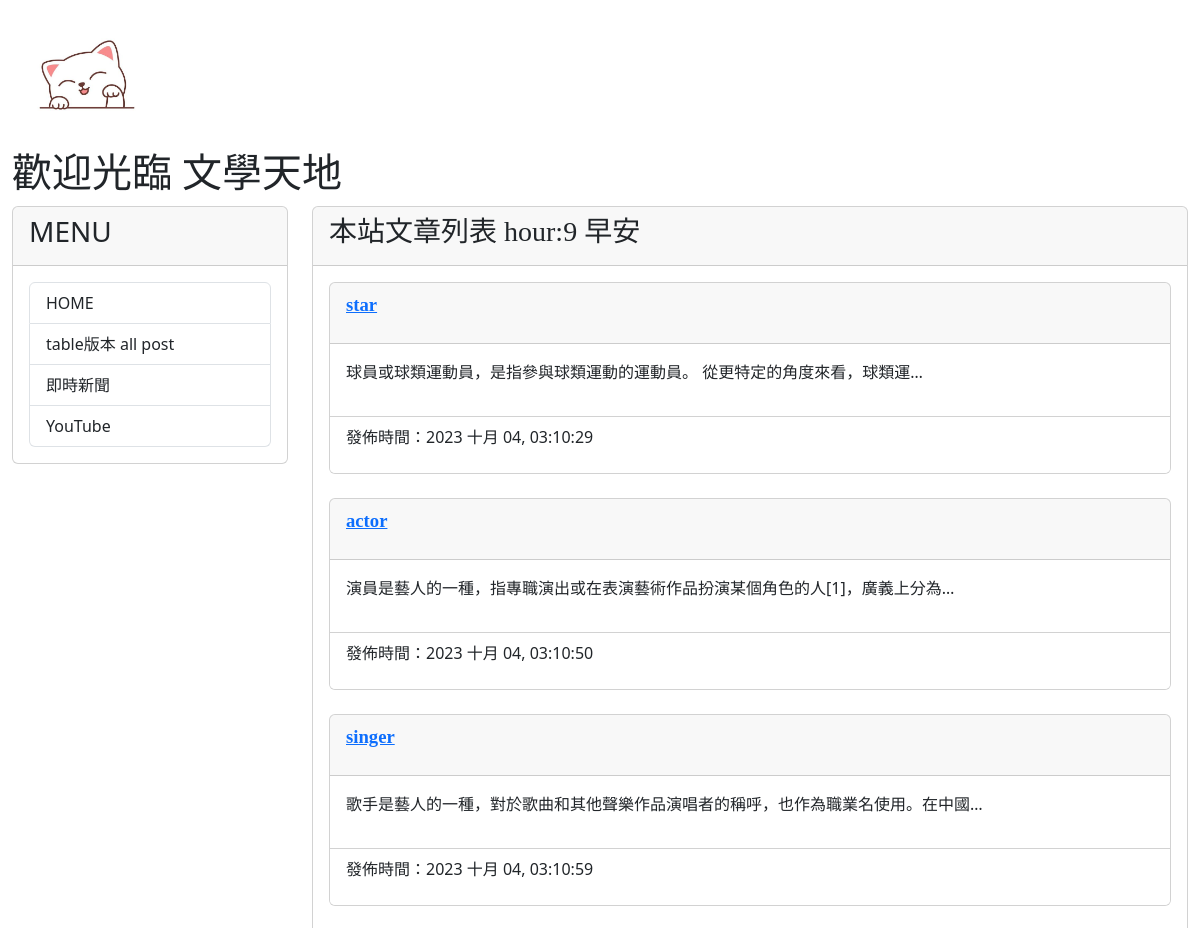
The app's page / (upper part), older data.
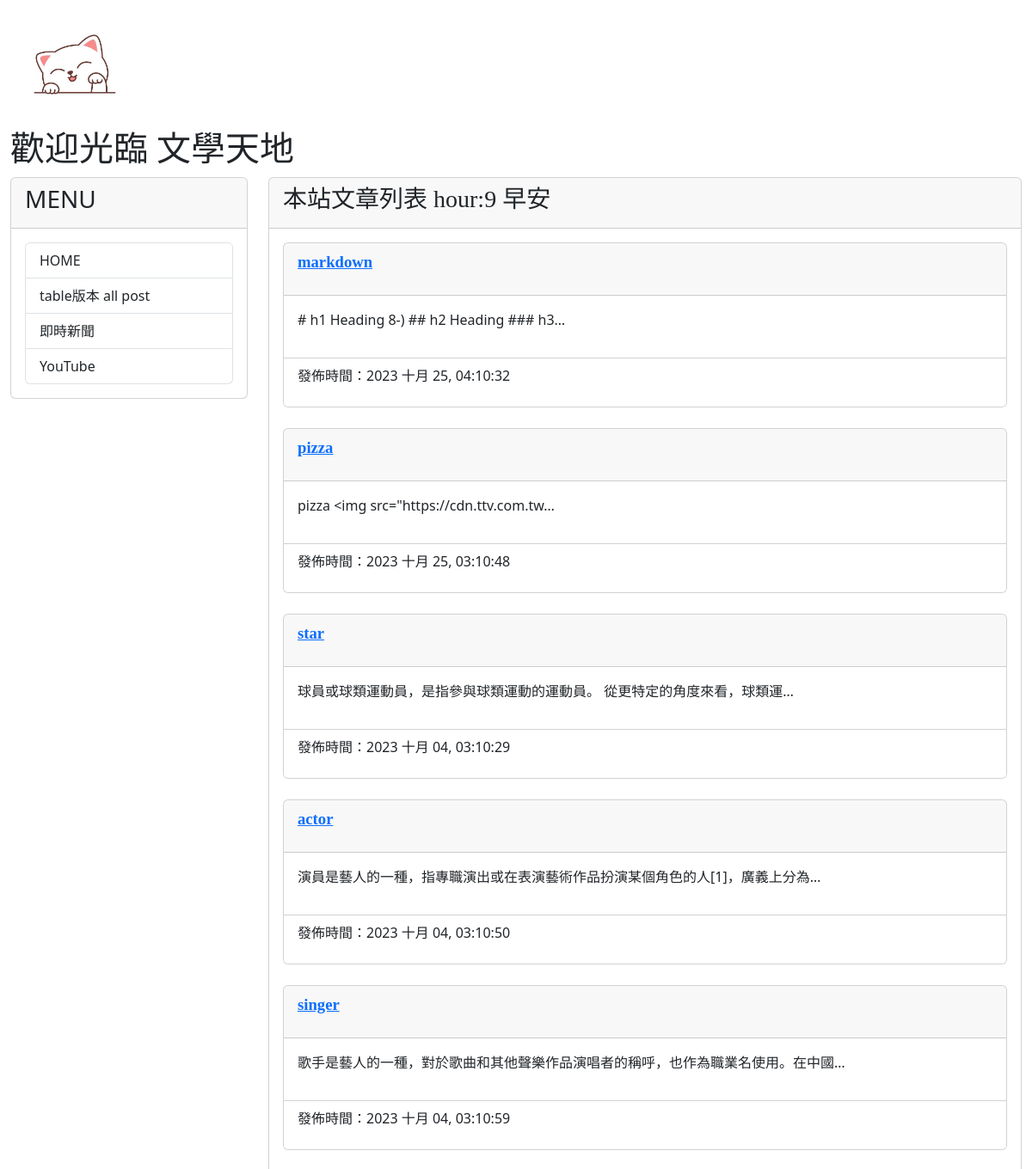
The same page, newer data.
### mysite/models.py (models this page shows, shortened)
class Post(models.Model):
    title = models.CharField(max_length=200) #標題
    slug = models.CharField(max_length=200)  #連結
    body = models.TextField()                #長文字(內文)
    pub_date = models.DateTimeField(auto_now_add=True) #本文發表的時間
    class Meta:      #'-'反向排序
        ordering = ('-pub_date', ) #排序大到小

### mysite/views.py (the view)
# urls.py: path('',mv.homepage, name="homepage"),
def homepage(request):
    posts = Post.objects.all()
    now = datetime.now()
    hour = now.timetuple().tm_hour
    return render(request ,'index.html', locals())

### mysite/templates/index.html (shortened to what this page needs)
{% extends "base2.html" %}
{% block headmessage%}
<h3 style='font-family:標楷體;'>本站文章列表</a>
    hour:{{hour}}
{% if hour > 13 %}
晚安
{% elif hour < 10 %}
早安
{% else %}
你好
{% endif %}
{% endblock headmessage %}
{% block content%}
{% for post in posts %}
<div class='card'>
     <div class='card-header'>
         <p style='font-family:微軟正黑體;font-size:14pt;font-weight:bold;'>
            <a href={% url 'showpost' post.slug %}>{{ post.title }}</a>    {% comment %} 等於 <a href='/post/{{post.slug}}'>{{ post.title }}</a> {% endcomment %}
         </p>
      </div>
      <div class='card-body' style='background-color:#ffffff'>
          <p>
             {{ post.body | truncatechars:40 }}
          </p>
      </div>
      <div class='card-footer'  style='background-color:#ffffff'>
          <p>
              發佈時間：{{ post.pub_date | date:"Y M d, h:m:s"}}
          </p>
      </div>
  </div>
  <br>
  {% endfor %}
{% endblock%}

Row changes from the older to the newer data that the page shows:
added Post: title "markdown", body "# h1 Heading 8-) ## h2 Heading ### h3…", pub_date "2023 十月 25, 04:10:32"
added Post: title "pizza", body "pizza <img src=\"https://cdn.ttv.com.tw…", pub_date "2023 十月 25, 03:10:48"
